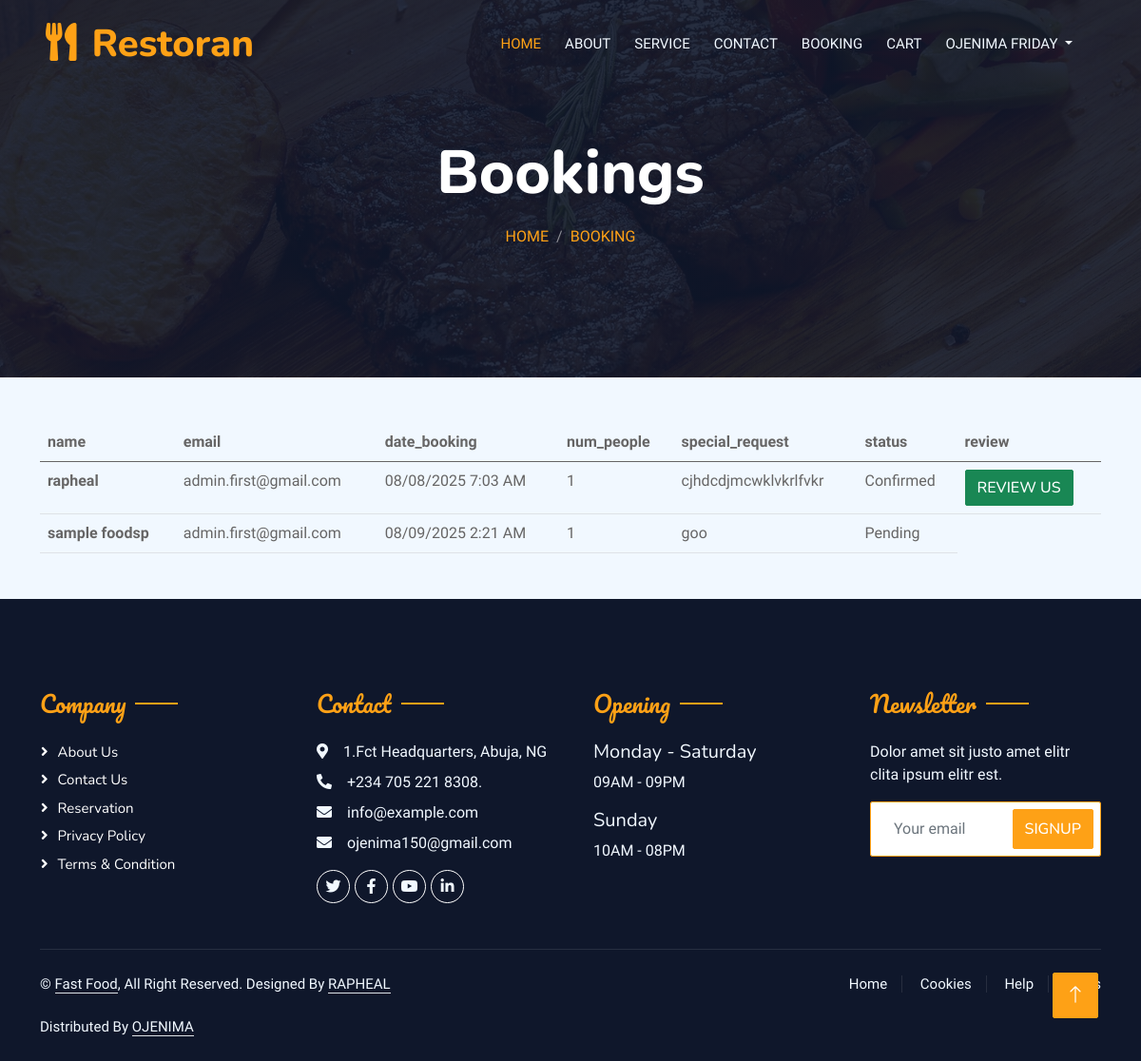
The app's page /users/bookings.php (signed in) with its own data.
### tables this page shows
CREATE TABLE `bookings` (
  `id` int(10) NOT NULL,
  `name` varchar(200) NOT NULL,
  `email` varchar(200) NOT NULL,
  `date_booking` varchar(200) NOT NULL,
  `num_people` int(10) NOT NULL,
  `special_request` text NOT NULL,
  `status` varchar(200) NOT NULL,
  `user_id` int(10) NOT NULL,
  `created_at` timestamp NOT NULL DEFAULT current_timestamp()
);

### libs/App.php (called while the page is built, shortened)
<?php
    class App {
        public $host = HOST;
        public $dbname = DBNAME;
        public $user = USER;
        public $pass = PASS;
        public $link;
        public function connect() {
            $this->link = new PDO("mysql:host=".$this->host."; dbname=".$this->dbname."",$this->user, $this->pass);
        }
         public function selectAll($query) {
            $rows = $this->link->prepare($query);
            $rows->execute();
            $allrows = $rows->fetchAll(PDO::FETCH_OBJ);
            if($allrows) {
                return $allrows;
            } else {
                return false;
            }
        }
    }
?>

### users/bookings.php (the view, shortened to what this page needs)
<?php require "../libs/App.php"; ?>
<?php require "../includes/header.php"; ?>
<?php
    $query = "SELECT * FROM bookings WHERE user_id='$_SESSION[user_id]'";
    $app = new App;
    $bookings = $app->selectAll($query);
?>
        <div class="container-xxl py-5 bg-dark hero-header mb-5">
                <div class="container text-center my-5 pt-5 pb-4">
                    <h1 class="display-3 text-white mb-3 animated slideInDown">Bookings</h1>
                    <nav aria-label="breadcrumb">
                        <ol class="breadcrumb justify-content-center text-uppercase">
                            <li class="breadcrumb-item"><a href="#">Home</a></li>
                            <li class="breadcrumb-item"><a href="<?php echo APPURL; ?>/users/bookings.php?id=<?php echo $_SESSION['user_id']; ?>">Booking</a></li>
                        </ol>
                    </nav>
                </div>
            </div>
            <div class="container">
                <div class="col-md-12">
                    <table class="table">
                        <thead>
                            <tr>
                                 <th scope="col">name</th>
                                 <th scope="col">email</th>
                                 <th scope="col">date_booking</th>
                                 <th scope="col">num_people</th>
                                 <th scope="col">special_request</th>
                                 <th scope="col">status</th>
                                 <th scope="col">review</th>
                            </tr>
                        </thead>
                        <tbody>
                            <?php if ($bookings): ?>
                                 <?php foreach($bookings as $booking) : ?>
                                    <tr>
                                        <th><?php echo $booking->name; ?></th>
                                         <td><?php echo $booking->email; ?></td>
                                         <td><?php echo $booking->date_booking; ?></td>
                                         <td><?php echo $booking->num_people; ?></td>
                                         <td><?php echo $booking->special_request; ?></td>
                                         <td><?php echo $booking->status; ?></td>
                                         <?php if($booking->status == "Confirmed") : ?>
                                              <td><a href="<?php echo APPURL; ?>/users/review.php"class="btn btn-success text-white">review us</td>
                                         <?php endif; ?>
                                    </tr>
                                <?php endforeach; ?>
                            <?php else: ?>
                                <tr><td colspan="10">No booking found.</td></tr>
                            <?php endif; ?>
                        </tbody>
                    </table>
                </div>
            </div>
<?php require "../includes/footer.php"; ?>

### css/style.css (style rules this page uses)
:root { --primary: #FEA116; --light: #F1F8FF; --dark: #0F172B; }
.btn { font-family: 'Nunito', sans-serif; font-weight: 500; text-transform: uppercase; transition: .5s; }
.hero-header { background: linear-gradient(rgba(15, 23, 43, .9), rgba(15, 23, 43, .9)), url(../img/bg-hero.jpg); background-position: center center; background-repeat: no-repeat; background-size: cover; }
.breadcrumb-item + .breadcrumb-item::before { color: rgba(255, 255, 255, .5); }

### records on screen
bookings: name "rapheal", email "admin.first@gmail.com", date_booking "08/08/2025 7:03 AM", num_people "1", special_request "cjhdcdjmcwklvkrlfvkr", status "Confirmed"
bookings: name "sample foodsp", email "admin.first@gmail.com", date_booking "08/09/2025 2:21 AM", num_people "1", special_request "goo", status "Pending"

### other values on screen
$_SESSION['username'] "OJENIMA FRIDAY"
